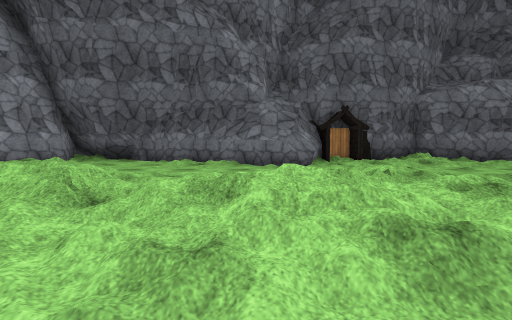
[1] (above)

16 first-person views from a walk through a scene from a Unity 3-D project. The camera is 1.3 m above the floor, tilts 4° down and sees 85° across. The floor is counted in squares, 2 m on a side. Each view is taken from the middle of a square. On the plan, view 1 faces up. The plan holds only what a view shows up to about 9 squares ahead; the rest is blank. The place goes on beyond the plan. The player character is not drawn. Some surface patterns are stand-ins.

[2]
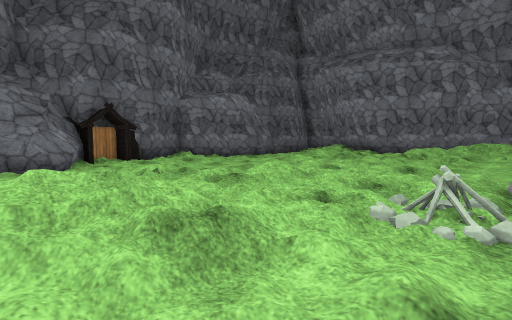

[3]
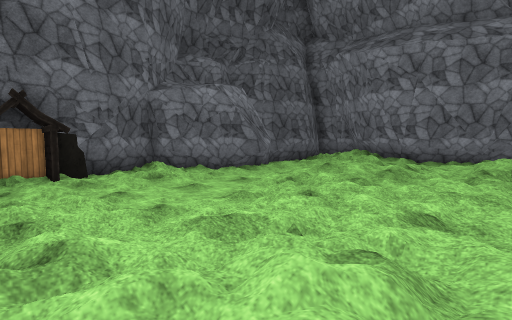

[4]
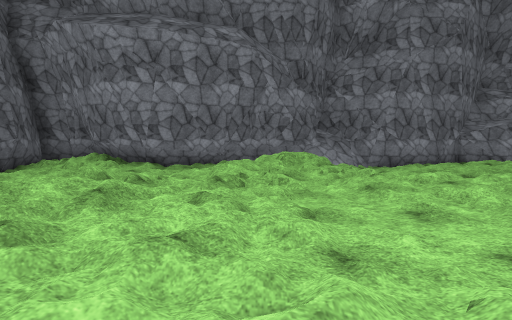

[5]
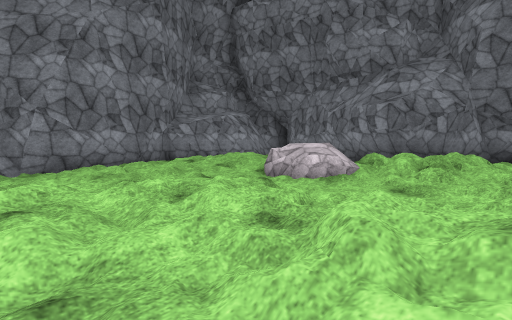

[6]
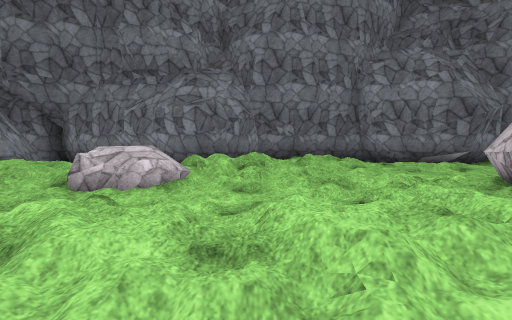

[7]
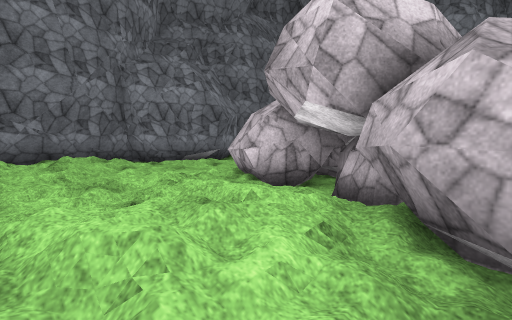

[8]
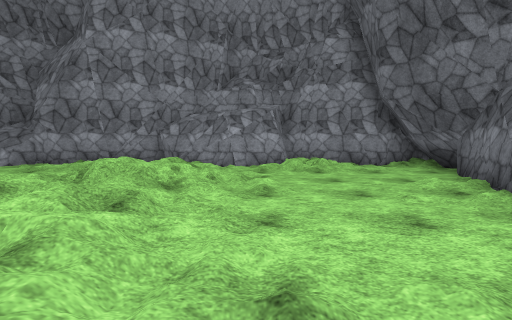

[9]
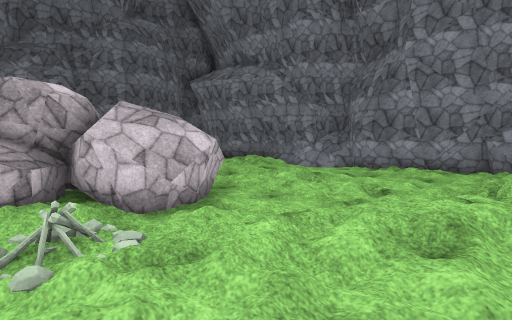

[10]
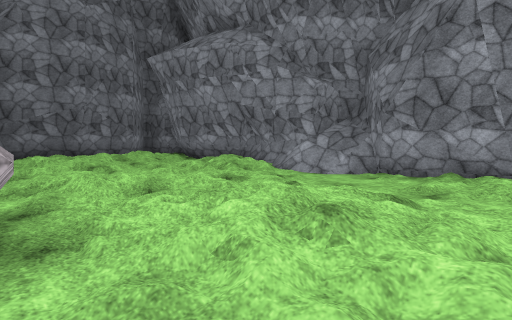

[11]
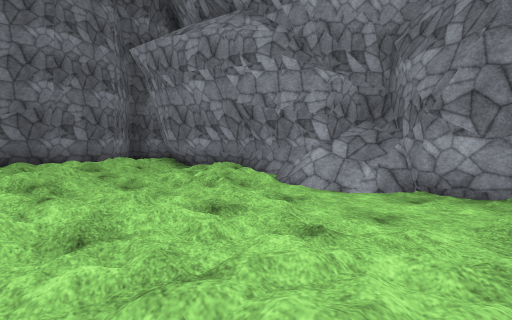

[12]
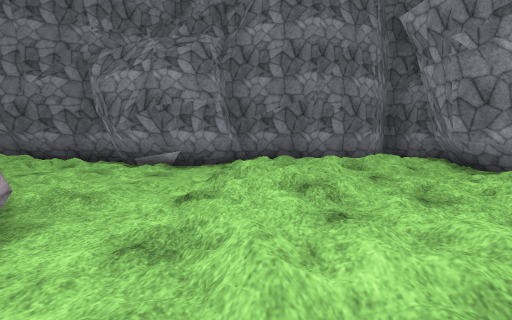

[13]
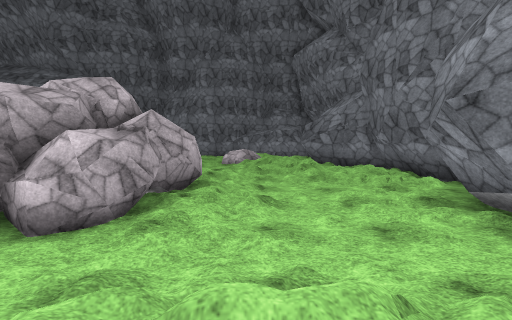

[14]
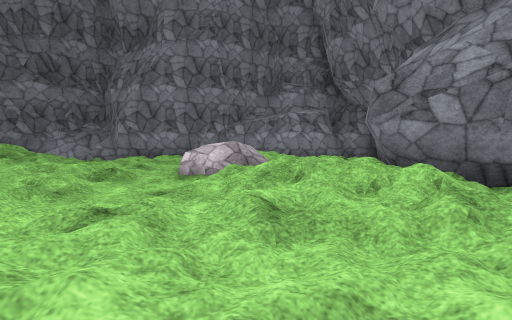

[15]
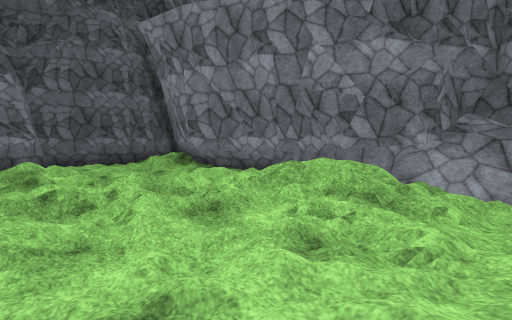

[16]
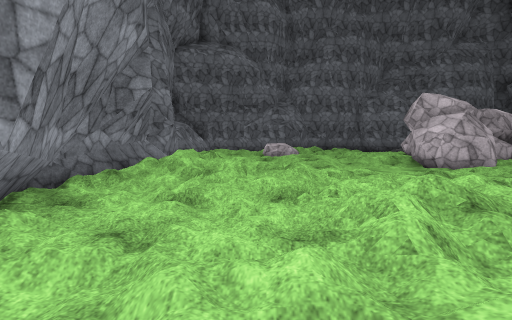

### Floor plan
Key: @ floor where view 1 was taken; # wall or solid block; . main floor; : floor 0.25 m higher than the main floor; + floor 0.5 m higher than the main floor; * floor 0.75 m higher than the main floor; / step, stairs or slope; = window, fence, low wall or low ledge; ^ raised ledge; C campfire; R rock; O other object.
Columns run from 7 left of view 1 to 14 right of it. Each row starts with its distance up from view 1.
 10 #####
  9  ##.###  ###### ####
  8 ##....####O:..##...#
  7 #//....##.......::.#
  6 #/:......:....///:.##
  5 ##........:..////::##
  4  #..////+//::////./.#
  3 ##: ///////:::/:////#
  2 #..//////::////////##
  1 ##:../../:.//....//##
  0  #..///@^#C##..:////#
 -1  #..//:###^##..//:./#
 -2  #..::.######////:.:#
 -3  #.:://.####////////#
 -4  #+/./:.####/....../##
 -5  #/////..##://./R////#
 -6  #//://../:../// :+/##
 -7  #./: +......//*   =#
 -8  #///:...:/.// ##  :##
 -9  #/  //.##::+:#####./#
-10  #.############   ####
-11  ##

Where each view was taken, in squares from view 1:
view 1: 0 up, 0 right, facing up
view 2: 0 up, 0 right, facing up-right
view 3: 2 up, 2 right, facing up-right
view 4: 2 up, 4 right, facing right
view 5: 1 down, 6 right, facing down-right
view 6: 1 down, 7 right, facing down
view 7: 1 down, 7 right, facing down-left
view 8: 5 up, 2 right, facing left
view 9: 3 up, 3 right, facing down-left
view 10: 1 up, 0 right, facing down-left
view 11: 0 up, 1 left, facing down-left
view 12: 2 down, 1 left, facing down
view 13: 6 down, 2 left, facing right
view 14: 6 down, 4 right, facing right
view 15: 1 down, 8 right, facing up-right
view 16: 7 up, 10 right, facing down
